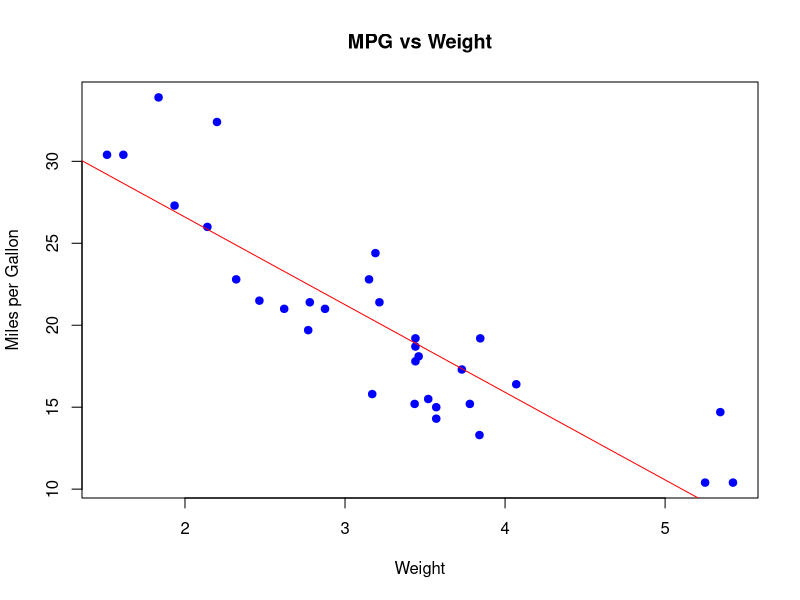
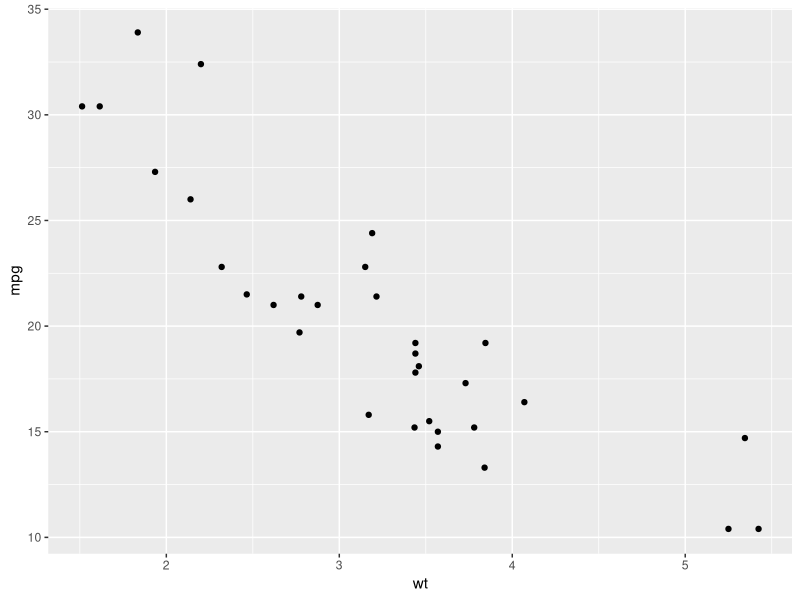
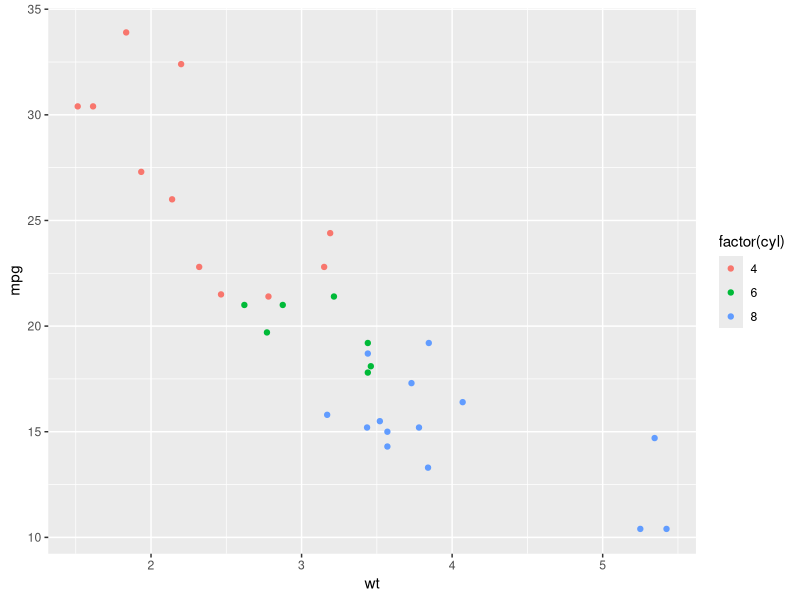
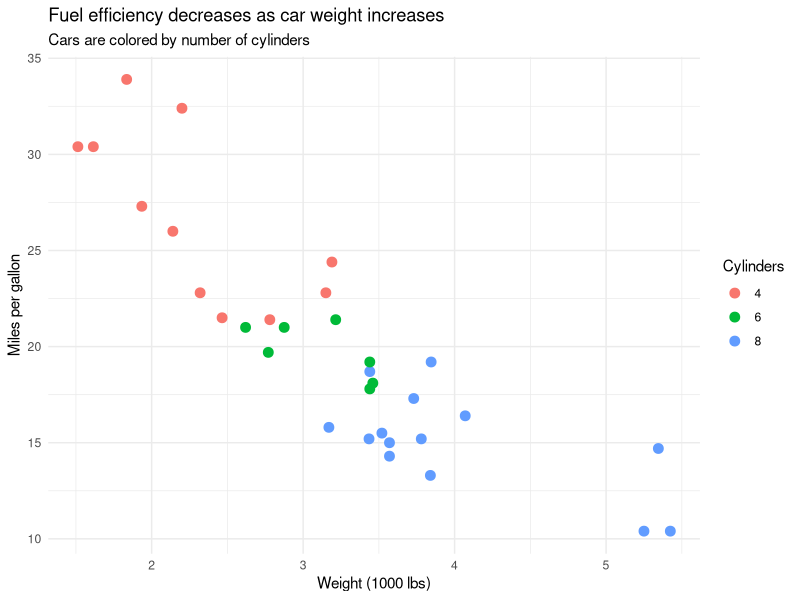
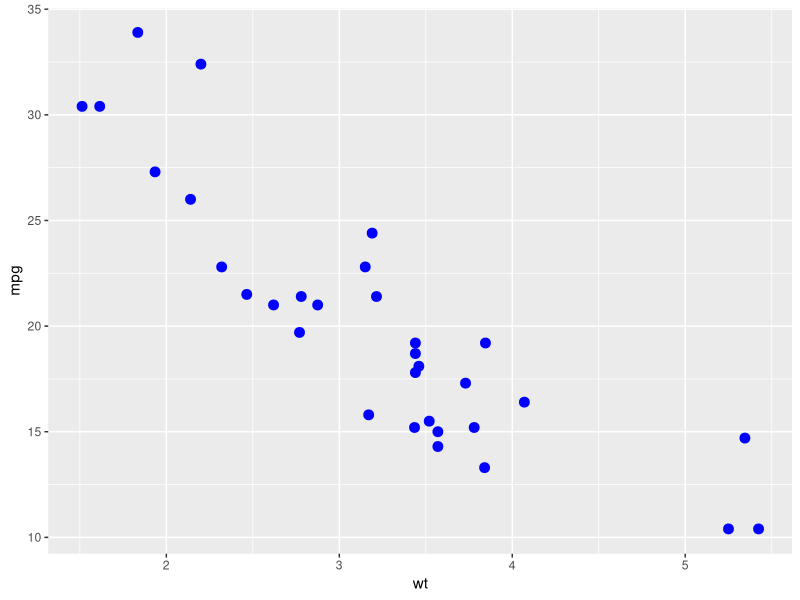
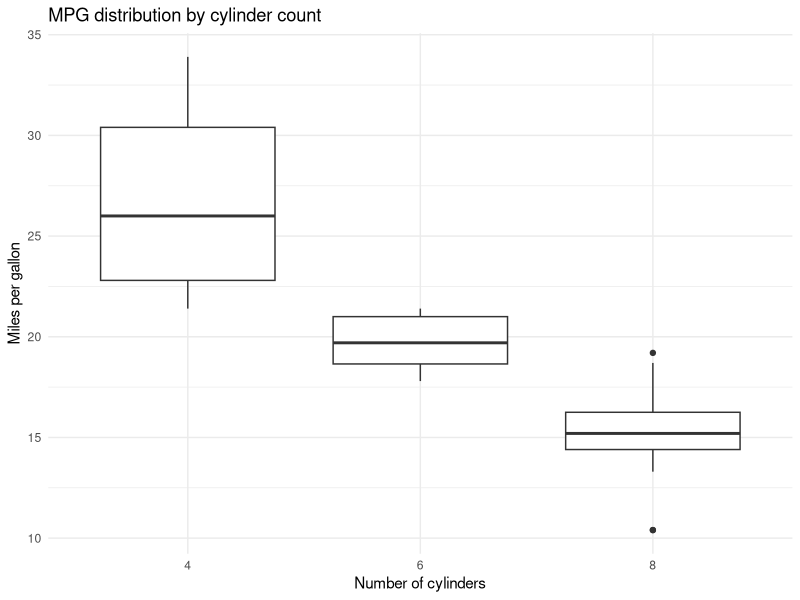
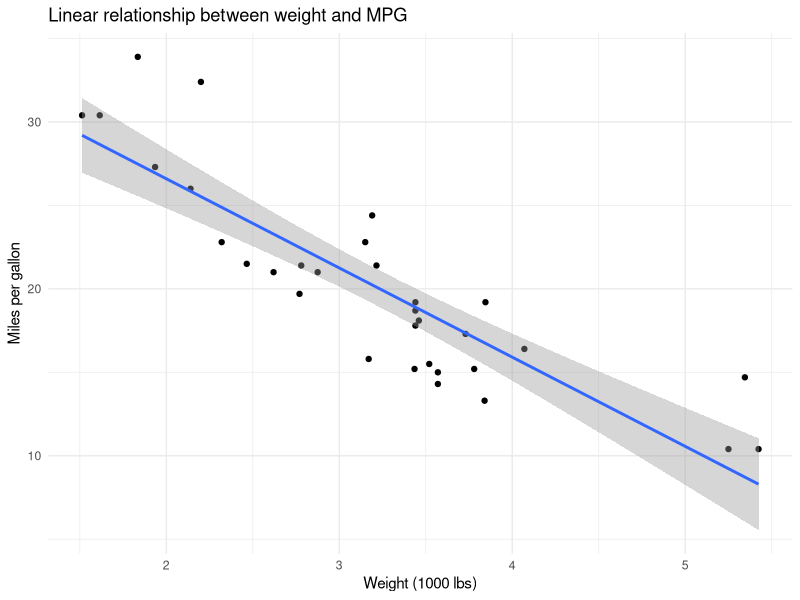
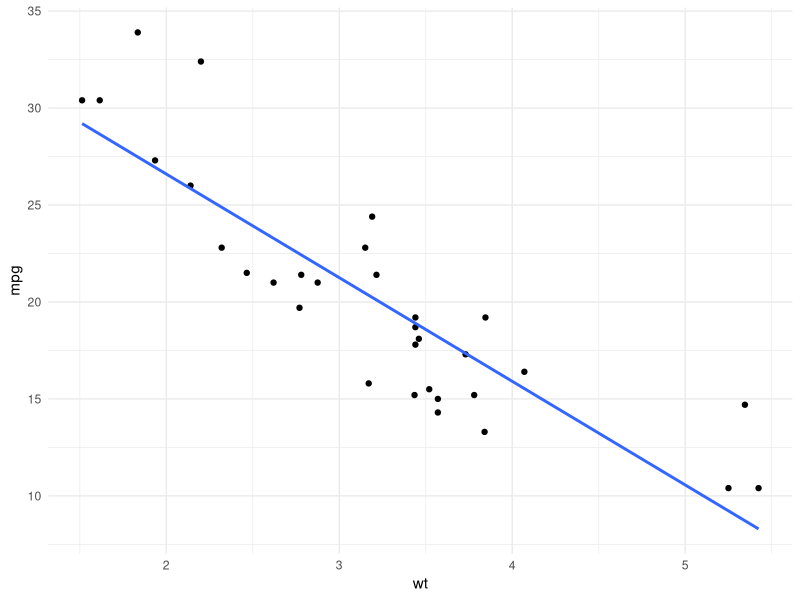

These charts were generated, in order, by the following R code:
rm(list = ls())

# ==============================================================================
# Data Visualization in R
# Base R plotting and ggplot2
# ==============================================================================
# It first shows the base R plotting style,
# then introduces ggplot2, emphasizing the Grammar of Graphics:
#
#   data + aesthetics + geometries + statistics + scales + coordinates + facets + themes
#
# In ggplot2, a plot is built in layers. Each layer can add a visual element,
# such as points, lines, smooth curves, labels, or summaries.
# ==============================================================================


# ------------------------------------------------------------------------------
# Load example data
# ------------------------------------------------------------------------------
# mtcars is a built-in R dataset with measurements for 32 cars.
# Useful variables include:
#   mpg  = miles per gallon
#   wt   = car weight, in 1000 lbs
#   hp   = horsepower
#   cyl  = number of cylinders
#   gear = number of forward gears
# ------------------------------------------------------------------------------
data(mtcars)


# ------------------------------------------------------------------------------
# Base R Plot
# ------------------------------------------------------------------------------
# Base R graphics are usually procedural: we first create a plot, then add
# elements to the existing graphics page using additional functions.
# ------------------------------------------------------------------------------
x <- mtcars$wt
y <- mtcars$mpg

plot(x, y,
     main = "MPG vs Weight",        # plot title
     xlab = "Weight",               # x-axis label
     ylab = "Miles per Gallon",      # y-axis label
     col = "blue",                  # point color
     pch = 19
     )                      # plotting symbol: 19 = solid circle

# abline() is a low-level plotting function: it adds to the current plot rather
# than creating a new one. Here it adds a linear regression line.
abline(lm(y ~ x), col = "red")


# ------------------------------------------------------------------------------
# ggplot2
# ------------------------------------------------------------------------------
# ggplot2 is based on the Grammar of Graphics. Instead of directly drawing step
# by step, we describe how variables should be mapped to visual properties.
#
# Key terms:
#   ggplot()   starts the plot and defines the dataset
#   aes()      maps variables to visual aesthetics such as x, y, color, size
#   geom_*()   defines the type of graphical object, such as points or lines
#   labs()     changes titles, subtitles, captions, and axis labels
#   theme_*()  changes non-data appearance, such as background and grid lines
#   facet_*()  splits one plot into multiple panels
# ------------------------------------------------------------------------------
library(ggplot2)


# ------------------------------------------------------------------------------
# 1. Basic scatterplot
# ------------------------------------------------------------------------------
# ggplot(mtcars, aes(x = wt, y = mpg)) initializes the plot:
#   - mtcars is the data frame
#   - aes(x = wt, y = mpg) maps variables to axes
#
# geom_point() adds a point layer. Each row in mtcars becomes one point.
# ------------------------------------------------------------------------------
ggplot(mtcars, aes(x = wt, y = mpg)) +
  geom_point()


# ------------------------------------------------------------------------------
# 2. Aesthetic mapping
# ------------------------------------------------------------------------------
# Aesthetic mapping means connecting a variable in the data to a visual property.
# Here, color = factor(cyl) maps the number of cylinders to point color.
#
# Important distinction:
#   aes(color = factor(cyl)) maps a variable to color and creates a legend.
#   color = "blue" outside aes() sets all points to the same fixed color.
#
# factor(cyl) tells ggplot2 to treat cylinders as categories, not as a continuous
# numeric scale.
# ------------------------------------------------------------------------------
ggplot(mtcars, aes(wt, mpg, color = factor(cyl))) +
  geom_point()


# Same idea, but with more explicit labels.
# labs(color = "Cylinders") changes the legend title.
ggplot(mtcars, aes(x = wt, y = mpg, color = factor(cyl))) +
  geom_point(size = 3) +
  labs(title = "Fuel efficiency decreases as car weight increases",
       subtitle = "Cars are colored by number of cylinders",
       x = "Weight (1000 lbs)",
       y = "Miles per gallon",
       color = "Cylinders") +
  theme_minimal()


# ------------------------------------------------------------------------------
# 3. Setting aesthetics instead of mapping them
# ------------------------------------------------------------------------------
# In this example, color is outside aes(), so it is not linked to a variable.
# All points are simply drawn in the same color.
# ------------------------------------------------------------------------------
ggplot(mtcars, aes(x = wt, y = mpg)) +
  geom_point(color = "blue", size = 3)


# ------------------------------------------------------------------------------
# 4. Boxplot
# ------------------------------------------------------------------------------
# geom_boxplot() summarizes the distribution of mpg within each cylinder group.
#
# factor(cyl) is used because boxplots require groups on the x-axis. If cyl were
# treated as numeric, ggplot2 would interpret it as a continuous variable.
# ------------------------------------------------------------------------------
ggplot(mtcars, aes(x = factor(cyl), y = mpg)) +
  geom_boxplot() +
  labs(title = "MPG distribution by cylinder count",
       x = "Number of cylinders",
       y = "Miles per gallon") +
  theme_minimal()


# ------------------------------------------------------------------------------
# 5. Layers with regression
# ------------------------------------------------------------------------------
# ggplot2 plots are built by adding layers with +.
#
# geom_point() draws the observed data.
# geom_smooth(method = "lm") adds a fitted linear model line.
#
# By default, geom_smooth() also shows a confidence interval around the fitted
# line. Use se = FALSE to hide it.
# ------------------------------------------------------------------------------
ggplot(mtcars, aes(x = wt, y = mpg)) +
  geom_point() +
  geom_smooth(method = "lm") +
  labs(title = "Linear relationship between weight and MPG",
       x = "Weight (1000 lbs)",
       y = "Miles per gallon") +
  theme_minimal()


# Version without confidence interval.
ggplot(mtcars, aes(x = wt, y = mpg)) +
  geom_point() +
  geom_smooth(method = "lm", se = FALSE) +
  theme_minimal()


# ------------------------------------------------------------------------------
# 6. Faceting
# ------------------------------------------------------------------------------
# Faceting creates small multiples: the same plot is repeated for subsets of the
# data. facet_wrap(~ cyl) creates one panel for each value of cyl.
#
# This is useful when comparing patterns across groups without manually creating
# multiple separate plots.
# ------------------------------------------------------------------------------
ggplot(mtcars, aes(x = wt, y = mpg)) +
  geom_point() +
  facet_wrap(~ cyl) +
  labs(title = "MPG vs weight, split by cylinder count",
       x = "Weight (1000 lbs)",
       y = "Miles per gallon") +
  theme_minimal()


# ------------------------------------------------------------------------------
# 7. Histograms and binning
# ------------------------------------------------------------------------------
# geom_histogram() visualizes the distribution of one numeric variable.
# binwidth controls the width of the intervals used to count observations.
#
# Choosing binwidth is an analytical decision: too wide hides detail, too narrow
# may overemphasize noise.
# ------------------------------------------------------------------------------
ggplot(mtcars, aes(x = mpg)) +
  geom_histogram(binwidth = 3, color = "white") +
  labs(title = "Distribution of fuel efficiency",
       x = "Miles per gallon",
       y = "Number of cars") +
  theme_minimal()


# ------------------------------------------------------------------------------
# 8. Scales
# ------------------------------------------------------------------------------
# Scales control how data values are translated into visual properties.
# For example, scale_x_continuous() can change axis breaks, and
# scale_color_brewer() can change a categorical color palette.
# ------------------------------------------------------------------------------
ggplot(mtcars, aes(x = wt, y = mpg, color = factor(cyl))) +
  geom_point(size = 3) +
  scale_x_continuous(breaks = seq(2, 6, by = 1)) +
  scale_color_brewer(palette = "Set1") +
  labs(title = "Customized scales",
       x = "Weight (1000 lbs)",
       y = "Miles per gallon",
       color = "Cylinders") +
  theme_minimal()


# ------------------------------------------------------------------------------
# 9. Themes
# ------------------------------------------------------------------------------
# Themes control non-data elements of a plot: background, grid lines, fonts,
# legend position, margins, and more.
#
# Common complete themes include:
#   theme_minimal()
#   theme_bw()
#   theme_classic()
#   theme_light()
# ------------------------------------------------------------------------------
ggplot(mtcars, aes(x = wt, y = mpg, color = factor(cyl))) +
  geom_point(size = 3) +
  labs(title = "Theme example",
       x = "Weight (1000 lbs)",
       y = "Miles per gallon",
       color = "Cylinders") +
  theme_bw() +
  theme(legend.position = "bottom")


# ------------------------------------------------------------------------------
# 10. Saving plots
# ------------------------------------------------------------------------------
# ggsave() saves the most recently printed ggplot object by default.
#
# Better practice: assign the plot to an object, then pass it explicitly to
# ggsave(). This avoids accidentally saving the wrong plot.
# ------------------------------------------------------------------------------
p <- ggplot(mtcars, aes(x = wt, y = mpg, color = factor(cyl))) +
  geom_point(size = 3) +
  geom_smooth(method = "lm", se = FALSE) +
  labs(title = "Fuel efficiency by car weight",
       x = "Weight (1000 lbs)",
       y = "Miles per gallon",
       color = "Cylinders") +
  theme_minimal()

p

# width and height are in inches by default.
# dpi is especially relevant for raster formats such as PNG.
ggsave("plot.png", plot = p, width = 6, height = 4, dpi = 300)

# PDF is often preferred for vector graphics, especially for papers and slides.
ggsave("plot.pdf", plot = p, width = 6, height = 4)
